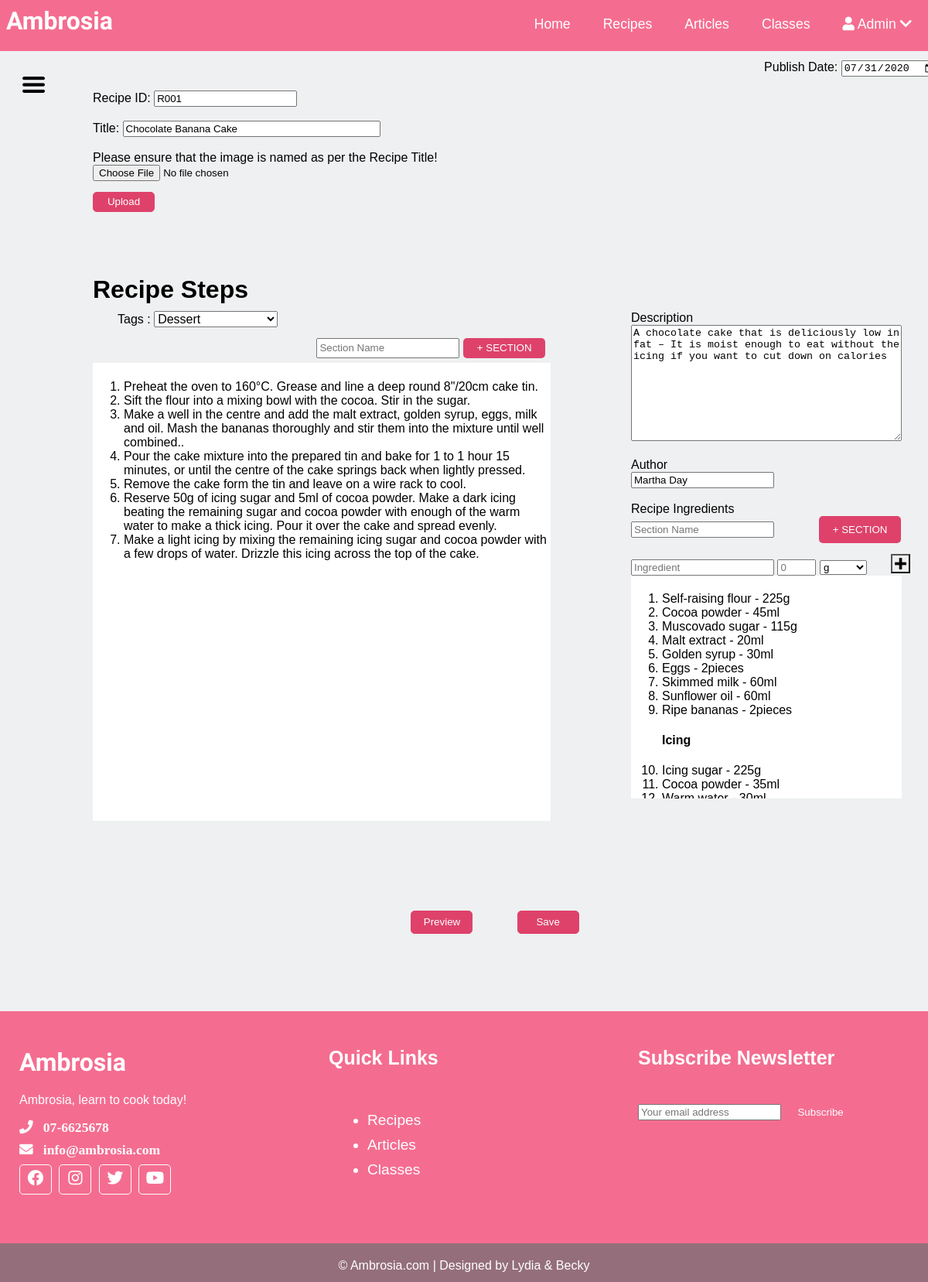
/Admin - Edit Post Recipe.php?PostID=R001 (signed in), run on the app's committed database.
### tables this page shows
CREATE TABLE IF NOT EXISTS `recipes` (
  `RecipeID` varchar(50) NOT NULL,
  `Title` varchar(255) NOT NULL,
  `Description` text NOT NULL,
  `Ingredients` json NOT NULL,
  `Steps` json NOT NULL,
  `PublishDate` date NOT NULL,
  `Author` varchar(255) NOT NULL,
  `Tags` varchar(5) NOT NULL,
  PRIMARY KEY (`RecipeID`),
  KEY `Tags` (`Tags`)
);

### Admin - Edit Post Recipe.php (the view, shortened to what this page needs)
<?php
    $PostID = $_REQUEST["PostID"];
    include("Scripts/Script_Connection.php");
    $sqlLoadPost = "SELECT * FROM recipes WHERE RecipeID = '$PostID'";
    $result = mysqli_query($con, $sqlLoadPost);
    $row = mysqli_fetch_assoc($result);
        $Title = $row["Title"];
        $PublishDate = $row["PublishDate"];
        $Description = $row["Description"];
        $RecipeID = $row["RecipeID"];
        $Author = $row["Author"];
        $Ingredients = json_decode($row["Ingredients"], true);
        $Steps = json_decode($row["Steps"],true);
        $Tag = $row["Tags"];
 $sqlTag = "SELECT * FROM tags";
 $resultTag = mysqli_query($con, $sqlTag);
?>
<!DOCTYPE html>
<html>
    <head>
        <link id="Theme" rel="stylesheet" type="text/css"
        href="<?php echo $_SESSION['Theme']; ?>">
	    <link rel="stylesheet" href="https://use.fontawesome.com/releases/v5.13.1/css/all.css">
    </head>
    <body id="AdminAddNewPostBody" onload="SelectTag('<?php echo $Tag; ?>')">
    <?php include("Header.php"); ?>
        <button id="SideMenuBtn" onclick="SideMenu()"></button>
        <form id="NewPost" action="Scripts/Script_EditRecipe.php" method="POST">
        <div id="GeneralDetails">
<br>
            <label for="Date" id="PostDate">Publish Date:
                <input id="Date" type="Date" name="PublishDate"
                value="<?php echo $PublishDate; ?>"></label>
<br>
            <label for="PostID">Recipe ID:
            <input id="PostID" type="text" name="PostID" value="<?php echo $RecipeID; ?>" readonly></label>
<br>
            <label for="PostTitle">Title:
            <input id="PostTitle" type="text" name="PostTitle" value="<?php echo $Title; ?>"></label>
<br>
            <label for="PostImage">Please ensure that the image is named as per the Recipe Title!</label>
            <input id="PostImage" type="file" name="PostImage" form="UploadFrm">
            <button id="UploadBtn" type="submit" name="UploadBtn" form="UploadFrm">Upload</button>
<br>
        </div>
        <div id="MainDetails">
            <h1 id="PostHeader">Recipe Steps</h1>
            <div id="ContentTagDiv">
            <label id="TagsARLbl" for="TagsAR">Tags : <select name="PostTagsAR" id="TagsAR" class="UserFilter" required>
                    <?php
                    while ($rowT = mysqli_fetch_assoc($resultTag)) {
                        $TagName = $rowT["Name"];
                        $TagID = $rowT["TagID"];
                        echo '<option id="'.$TagID.'" value="'.$TagID.'">'.$TagName.'</option>';
                    }
                    ?>
                </select></label>
            <div class="SectionBtnDiv">
                <input type="text" id="SectionNameEdit" placeholder="Section Name">
            <button id="RecipeSectionEdit" type="button" class="SectionBtnEdit" onclick="AddSection('EditRecipeStep','RecipeContent')">+ SECTION</button>
            </div>
                <ol class="Content" id="RecipeContent" contenteditable="true"><?php
                    foreach($Steps as $Section => $StepArray) {
                    for ($i=1; $i < count($StepArray); $i++) {
                        $DecodeStep = str_replace(["u0027", "u00b0", "u201d"], ["'", "°", "\""], $StepArray);
                        echo '<li>'.$DecodeStep[$i].'</li>';
                    }
                }
                ?></ol></div>
<br>
        <div id="AdditionalDetails">
        <label for="PostDesc">Description</label>
        <textarea name="Desc" id="PostDesc"><?php echo $Description; ?></textarea>
<br><br>
            <label for="RecipeAuthor">Author
                <input id="RecipeAuthor" type="text" placeholder="Author"
                value="<?php echo $Author;?>" name="Author">
            </label>
<br><br>
            <label for="RecipeIngredients">Recipe Ingredients
                <div id="RecipeIngredients">
                <input type="text" id="IngSectionName" placeholder="Section Name">
                    <button id="IngSection" type="button" onclick="AddSection('IngSection','IngredientList')">+ SECTION</button>
                    <input id="Ingredients" type="text" placeholder="Ingredient">
                    <input id="IngredientsNo"type="number" placeholder="0">
                    <select name="IngredientsUnit" id="IngredientsUnit">
                        <option value="g">g</option>
                    </select>
                    <button id="AddIngBtn" type="button" onclick="AddIngredient()"></button>
                    <div id="IList">
                        <ol id="IngredientList" ondblclick="deleteIngredient()"><?php
                        foreach($Ingredients as $IngType => $IngArray) {
                                echo '<h4>'.$IngArray[0].'</h4>';
                            for ($i=1; $i < count($IngArray); $i++) {
                                echo '<li>'.$IngArray[$i].'</li>';
                            }
                        }
                    ?></ol>
                    </div>
                </div>
            </label>
        </div>
            <button id="PreviewBtn" type="submit" name="PreviewBtn" class="PostBtn"
            onclick="GetText('Recipes')">Preview</button>
            <button id="SaveBtn" type="submit" name="SaveBtn" class="PostBtn"
            onclick="GetText('Recipes')">Save</button>
    </div>
    </form>
  		<?php include("Footer.php"); ?>
    </body>
</html>

### Ambrosia.css (style rules this page uses)
:root { font-family: 'Lucida Sans', 'Lucida Sans Regular', 'Lucida Grande', 'Lucida Sans Unicode', Geneva, Verdana, sans-serif; --Header: #F46D90; --Background: #EEF0F1; --Panel: #DE426B; --Highlight: #C72B55; --TextBorder: #E0E0E0; }
* { box-sizing: border-box; }
body { background-color: var(--Background); margin: 0em; padding: 0em; display: grid; justify-items: center; }
#SideMenuBtn { width: 2.5em; height: 2.5em; position: fixed; left: 2em; top: 7em; background-image: url("Images/Menu Icon.png"); background-size: 2.5em; background-repeat: no-repeat; background-color: var(--Background, lightgray); border: none; }
.UserFilter { width: 100px; font-size: 16px; }
#AdminAddNewPostBody { grid-template-rows: 10px 100% 80px; grid-template-areas: "header" "newPost" "footer"; }
#NewPost { grid-area: newPost; display: grid; grid-template-rows: 25% 70%; grid-template-areas: "generalDetails" "mainDetails"; width: 80%; }
#GeneralDetails { grid-area: generalDetails; display: flex; flex-direction: column; width: 100%; padding-top: 50px; }
#PostDate { text-align: right; }
#MainDetails { grid-area: mainDetails; width: 100%; display: grid; grid-template-columns: 50% 20%; grid-template-rows: 20px 80% 50px; grid-template-areas: "postHeader postHeader" "content additionalDetails" "postBtn postBtn"; row-gap: 3em; column-gap: 150px; }
#MainDetails > h1 { grid-area: postHeader; }
#ContentTagDiv { grid-area: content; }
#TagsARLbl { padding: 2em; }
#TagsAR { width: 10em; }
.Content { width: 37em; height: 37em; background-color: white; overflow-y: scroll; }
#AdditionalDetails { grid-area: additionalDetails; display: block; }
#PostDesc { width: 350px; height: 150px; grid-area: additionalDetails; z-index: -1; }
#RecipeIngredients { width: 350px; }
#IList { overflow-y: scroll; max-height: 18em; background-color: white; }
#AddIngBtn { background-image: url("Images/AddIng.png"); background-size: 15px; background-repeat: no-repeat; background-position: center; height: 25px; width: 25px; position: relative; left: 2em; }
#IngSection { grid-area: additionalDetails; position: relative; left: 0em; margin-bottom: 1em; color: white; background-color: var(--Panel); border: none; padding: 10px; width: 8em; margin-left: 4em; border-radius: 5px; }
#IngSectionName { grid-area: additionalDetails; margin-bottom: 1em; }
#IngredientsNo { width: 50px; }
.PostBtn { grid-area: postBtn; width: 80px; height: 30px; position: relative; background-color: var(--Panel); color: white; border: 1px solid var(--Panel); border-radius: 5px; }
#PreviewBtn { left: 45%; }
#SaveBtn { left: 60%; }
#UploadBtn { width: 6em; height: 2em; background-color: var(--Panel); color: white; border: 1px solid var(--Panel); margin-top: 1em; border-radius: 5px; }
#PostTitle { width: 25em; }
#SectionNameEdit { height: 2em; }
.SectionBtnEdit { height: 2em; width: 8em; background-color: var(--Panel); color: white; border: none; margin-top: 1em; border-radius: 5px; }
.SectionBtnDiv { grid-area: postHeader; width: 300px; height: 30px; position: relative; top: 0%; left: 53%; }

### data on the page
recipes: PublishDate "07/31/2020", PostID "R001", PostTitle "Chocolate Banana Cake", Desc "A chocolate cake that is deliciously low in fat – It is moist enough to eat without the icing if you want to cut down on calories", Author "Martha Day"

### other printed values
$_SESSION["Username"] "Admin"
$DecodeStep[$i] "Preheat the oven to 160°C. Grease and line a deep round 8\"/20cm cake tin."
$DecodeStep[$i] "Sift the flour into a mixing bowl with the cocoa. Stir in the sugar."
$DecodeStep[$i] "Make a well in the centre and add the malt extract, golden syrup, eggs, milk and oil. Mash the bananas thoroughly and stir them into the mixture until well combined.."
$DecodeStep[$i] "Pour the cake mixture into the prepared tin and bake for 1 to 1 hour 15 minutes, or until the centre of the cake springs back when lightly pressed."
$DecodeStep[$i] "Remove the cake form the tin and leave on a wire rack to cool."
$DecodeStep[$i] "Make a light icing by mixing the remaining icing sugar and cocoa powder with a few drops of water. Drizzle this icing across the top of the cake."
$IngArray[$i] "Self-raising flour - 225g"
$IngArray[$i] "Cocoa powder - 45ml"
$IngArray[$i] "Muscovado sugar - 115g"
$IngArray[$i] "Malt extract - 20ml"
$IngArray[$i] "Golden syrup - 30ml"
$IngArray[$i] "Eggs - 2pieces"
$IngArray[$i] "Skimmed milk - 60ml"
$IngArray[$i] "Sunflower oil - 60ml"
